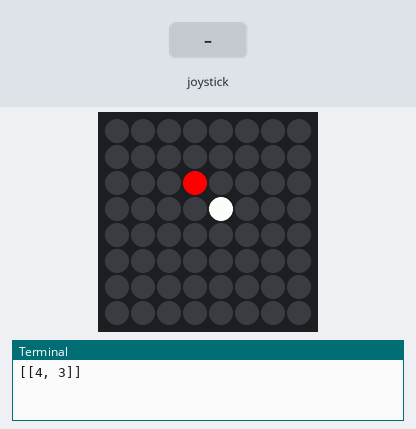
This program was run on a simulated Raspberry Pi (BCM pin numbers) with a Sense HAT. Parts: the Sense HAT's 8×8 RGB LED matrix, the last lines printed to the terminal. The inputs (shaded band) are chosen by the test bench. Random numbers come from a fixed seed; the clock reads 2024-03-15 10:24:30 at power-on unless the program sets it.

Above: at 1.4 s.
1.5 s: joystick pushed up
At 2.1 s:
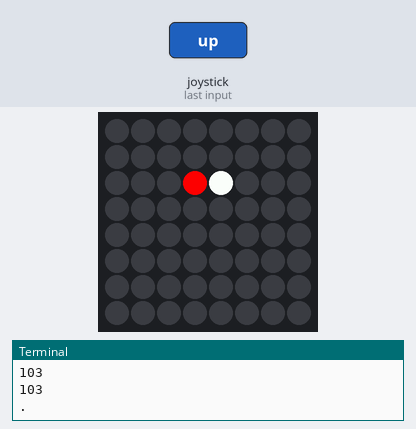
4.5 s: joystick pushed left
At 5.1 s:
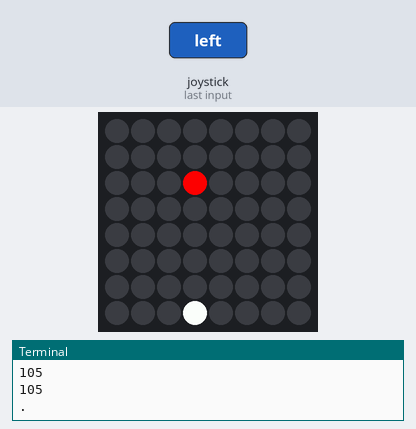
7.5 s: joystick pushed down
At 8.1 s:
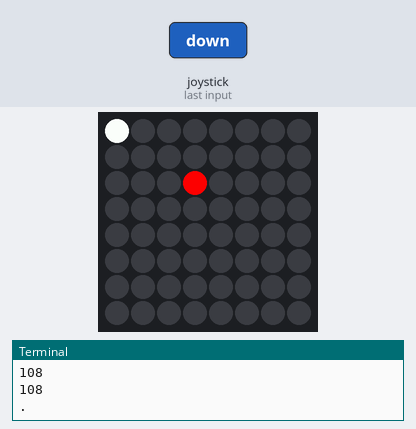
10.5 s: joystick pushed right
At 11.1 s:
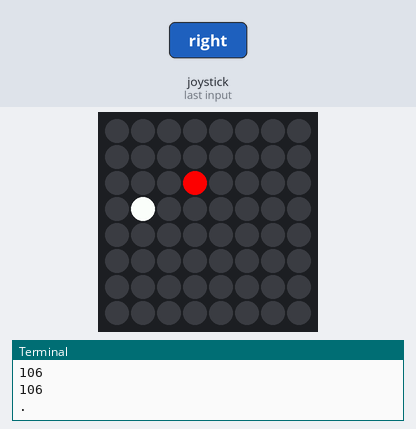
13.5 s: joystick pushed down
At 13.9 s:
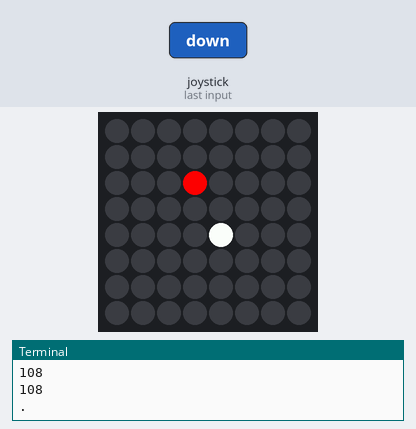
16.5 s: joystick pushed right
At 17.1 s:
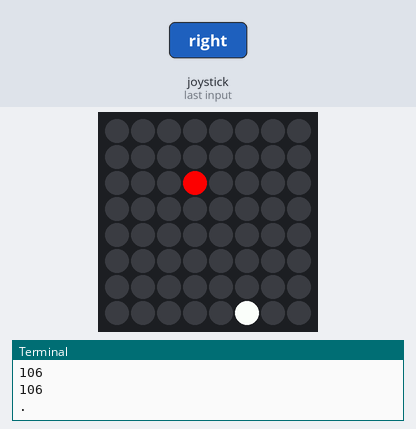
Timing chart, 0 to 19.5 s (numbered marks = the images above; inputs shaded):
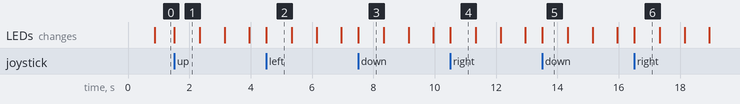

The program:

snake.py
```python
#! /usr/bin/python
import sys
import time
from enum import Enum
from random import randint
from sense_hat import SenseHat
from evdev import InputDevice, list_devices, ecodes

class Key(Enum):
    KEY_RIGHT = 1
    KEY_LEFT = 2
    KEY_UP = 3
    KEY_DOWN = 4

class SnakeGame:
    def __init__(self):
        self.snake = [[3, 3]]
        self.food = [3,2]
        self.score = 0
        self.last = [3,3]
        self.key = Key.KEY_RIGHT
    def next(self):
        self.snake.insert(0, [self.snake[0][0] + (self.key == Key.KEY_RIGHT and 1) + (self.key == Key.KEY_LEFT and -1), self.snake[0][1] + (self.key == Key.KEY_UP and -1) + (self.key == Key.KEY_DOWN and 1)])
        if self.snake[0][0] == -1:
            self.snake[0][0] = 7
        if self.snake[0][1] == -1:
            self.snake[0][1] = 7
        if self.snake[0][0] == 8:
            self.snake[0][0] = 0
        if self.snake[0][1] == 8:
            self.snake[0][1] = 0
        if self.snake[0] in self.snake[1:]:
            return False
        if self.snake[0] == self.food:                                            # When snake eats the food
            self.food = []
            self.score += 1
            while self.food == []:
                self.food = [randint(0, 7), randint(0, 7)]                 # Calculating next food's coordinates
                if self.food in self.snake:
                    self.food = []
        else:
            self.last = self.snake.pop()
        return True
    def up(self):
        self.key = Key.KEY_UP
    def down(self):
        self.key = Key.KEY_DOWN
    def left(self):
        self.key = Key.KEY_LEFT
    def right(self):
        self.key = Key.KEY_RIGHT
    def show(self):
        for i in self.snake:
            sense.set_pixel(i[0], i[1], 255,255,255)
        if self.last != None:
            sense.set_pixel(self.last[0], self.last[1], 0,0,0)
        if self.food != None:
            sense.set_pixel(self.food[0], self.food[1], 255,0,0)
        print(self.snake)
    def game_over(self):
        sense.show_message("Game Over!")
        sense.show_message("Score: %s" % self.score)
    def get_score(self):
        return self.score


if __name__ == '__main__':
    sense = SenseHat()
    sense.clear()  # Blank the LED matrix
    sense.low_light = False
    found = False;
    devices = [InputDevice(fn) for fn in list_devices()]
    for dev in devices:
        if dev.name == 'Raspberry Pi Sense HAT Joystick':
            found = True;
            break

    if not(found):
        print('Raspberry Pi Sense HAT Joystick not found. Aborting ...')
        sys.exit()

    s = SnakeGame()
    last_code = None
    last_ts = time.time()
    try:
        while True:
            event = dev.read_one()
            if event == None:
                if (time.time() - last_ts) * 1000 < 800 / (s.get_score() / 3 + 1):
                    continue
                else:
                    last_ts = time.time()
            else:
                if event.type == 0:
                    continue
                if event.type == ecodes.EV_KEY:
                        print event.code
                        print last_code
                        if event.code == last_code:
                            print "."
                            continue
                        else:
                            last_code = event.code
                        if event.value == 1:  # key down
                            if event.code == ecodes.KEY_DOWN:
                                s.down()
                            if event.code == ecodes.KEY_UP:
                                s.up()
                            if event.code == ecodes.KEY_LEFT:
                                s.left()
                            if event.code == ecodes.KEY_RIGHT:
                                s.right()
            if not s.next():
                s.game_over()
                s = SnakeGame()
                last_code = None
                last_ts = time.time()
                continue
            s.show()
            last_ts = time.time()
    except KeyboardInterrupt:
        sense.clear()  # Blank the LED matrix
        sys.exit()
```

Measured:
- what the display in image 1 shows lasts 0.8 s, from 1.5 s to 2.3 s
